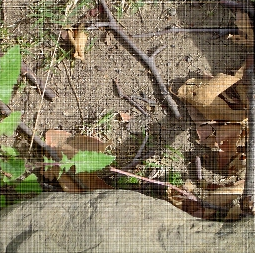
%> input picture q3/twigs.png, 256 x 253 px
$ octave --eval "q3(imread('q3/twigs.png'));"   (GNU Octave 9; MATLAB toolbox functions it lacks are replaced by stand-ins)
%> lines starting %> are read from the running program, lines starting %| are printed output that depends on the picture
function[] = q3(input_image)
s = size(size(input_image)) ;
%> s = [1 3]
if s(2) > 2
    input_image = double(rgb2gray(input_image)) ;
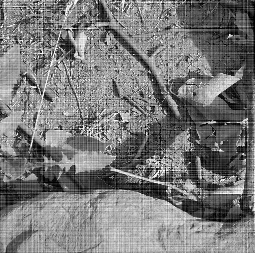
%> input_image: size 253x256 double; min 0, max 255, mean 121.8
else
    input_image = double(input_image) ;
end
input_image = input_image - 128 ;
[EMat , EVal] = eig(cov(input_image)) ;
compression_ratio = 0.06 ;
projected_image = input_image * EMat ;
s = size(projected_image) ;
%> s = [253 256]
projected_image(:,1:s(2)*compression_ratio) = 0 ;
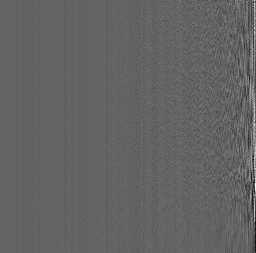
%> projected_image: size 253x256 double; min -659.4, max 1027.3, mean -0.1; drawn with min black and max white

compressed_image = projected_image * inv(EMat) ;

figure ;
subplot(1,2,1) ;
imshow(uint8(input_image)) ;
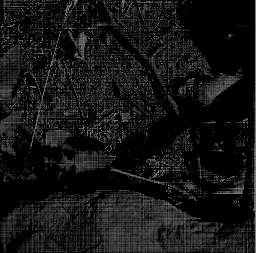
%> displayed picture: size 253x256, on the screen's scale of 0 to 255; min 0, max 127, mean 20.7
title('input image') ;

subplot(1,2,2) ;
imshow(uint8(compressed_image)) ;
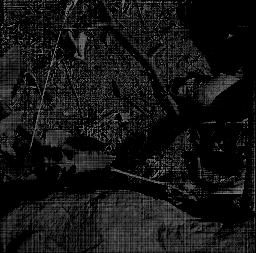
%> displayed picture: size 253x256, on the screen's scale of 0 to 255; min 0, max 128, mean 20.1
title(strcat('compressed image k = ',num2str(compression_ratio))) ;
